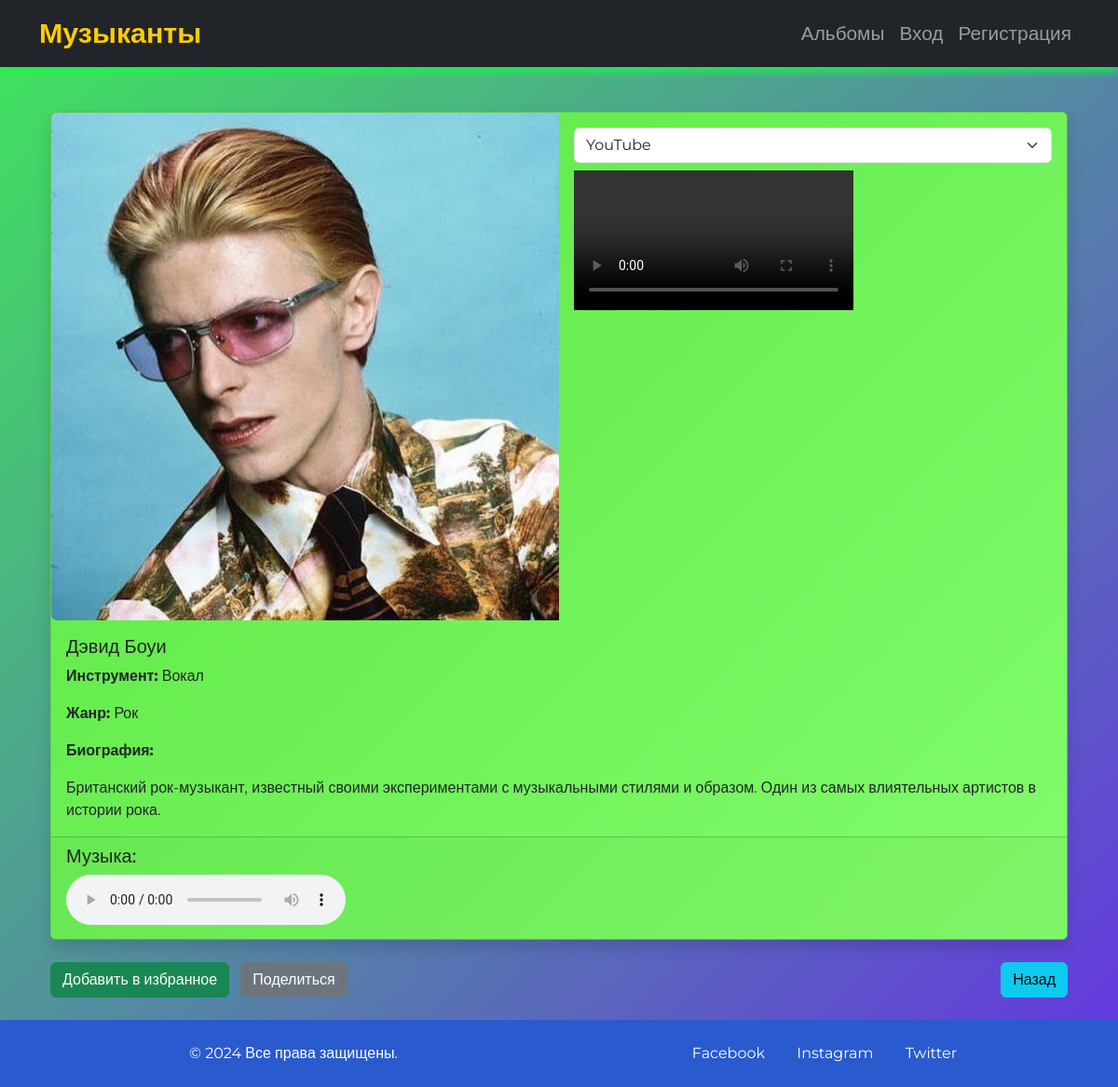
The page /musician/1 on the database its author committed.
### app/models.py (models this page shows)
class Musician(db.Model):
    id = db.Column(db.Integer, primary_key=True)
    name = db.Column(db.String(100), nullable=False)
    instrument = db.Column(db.String(100), nullable=False)
    genre = db.Column(db.String(100), nullable=False)
    image = db.Column(db.String(200), nullable=False)
    bio = db.Column(db.Text, nullable=False)
    song = db.Column(db.String(200), nullable=False)
    youtube_video_url = db.Column(db.String)
    rutube_video_url = db.Column(db.String)
    plvideo_video_url = db.Column(db.String)

### app/routes.py (the view)
@main.route('/musician/<int:id>')
def musician_detail(id):
    musician = Musician.query.get_or_404(id)
    return render_template('musician_detail.html', musician=musician)

### app/templates/musician_detail.html (shortened to what this page needs)
{% extends "base.html" %}
{% block content %}
<div class="container mt-4">
    <div class="card mb-4 shadow" style="background: linear-gradient(135deg, #5be643, #82fc6c);">
        <div class="row g-0">
            <div class="col-md-6">
                <div class="image-container">
                    <img src="{{ url_for('static', filename='images/' + musician.image) }}" alt="{{ musician.name }}" class="img-fluid rounded-start" style="height: 100%; object-fit: cover;">
                </div>
            </div>
            <div class="col-md-6">
                <div class="video-player p-3">
                    <select id="videoSource" class="form-select" onchange="changeVideoSource()">
                        {% if musician.youtube_video_url %}
                            <option value="{{ musician.youtube_video_url }}" selected>YouTube</option>
                        {% endif %}
                    </select>
                    <video id="video" class="plyr mt-2" controls>
                        <source id="videoSourceElement" src="{{ musician.youtube_video_url }}" type="video/mp4">
                    </video>
                </div>
            </div>
        </div>
        <div class="card-body">
            <h5 class="card-title text-dark">{{ musician.name }}</h5>
            <p class="card-text text-dark"><strong>Инструмент:</strong> {{ musician.instrument }}</p>
            <p class="card-text text-dark"><strong>Жанр:</strong> {{ musician.genre }}</p>
            <p class="card-text text-dark"><strong>Биография:</strong></p>
            <p class="card-text text-dark">{{ musician.bio }}</p>
        </div>
        <div class="card-footer">
            <h5 class="text-dark">Музыка:</h5>
            <audio id="musicPlayer" class="plyr" controls>
                <source src="{{ url_for('static', filename=musician.song) }}" type="audio/mpeg">
            </audio>
        </div>
    </div>
    <div class="d-flex justify-content-between mb-4">
        <div>
            <button class="btn btn-success me-2">Добавить в избранное</button>
            <button class="btn btn-secondary">Поделиться</button>
        </div>
        <div>
            <a href="{{ url_for('main.home') }}" class="btn btn-info">Назад</a>
        </div>
    </div>
</div>
<link rel="stylesheet" href="https://cdn.plyr.io/3.6.8/plyr.css" />
{% endblock %}

### app/templates/base.html (style rules this page uses)
body { font-family: 'Montserrat', sans-serif; background: linear-gradient(135deg, #40e65c, #6534e2); color: #fff; display: flex; flex-direction: column; min-height: 100vh; }

### app/templates/musician_detail.html (style rules this page uses)
.image-container { height: 100%; width: 100%; }
.video-player { width: 100%; height: 100%; }

### rows shown on the page
Musician: image (picture), youtube_video_url "YouTube", name "Дэвид Боуи", instrument "Вокал", genre "Рок", bio "Британский рок-музыкант, известный своими экспериментами с музыкальными стилями и образом. Один из самых влиятельных артистов в истории рока."
